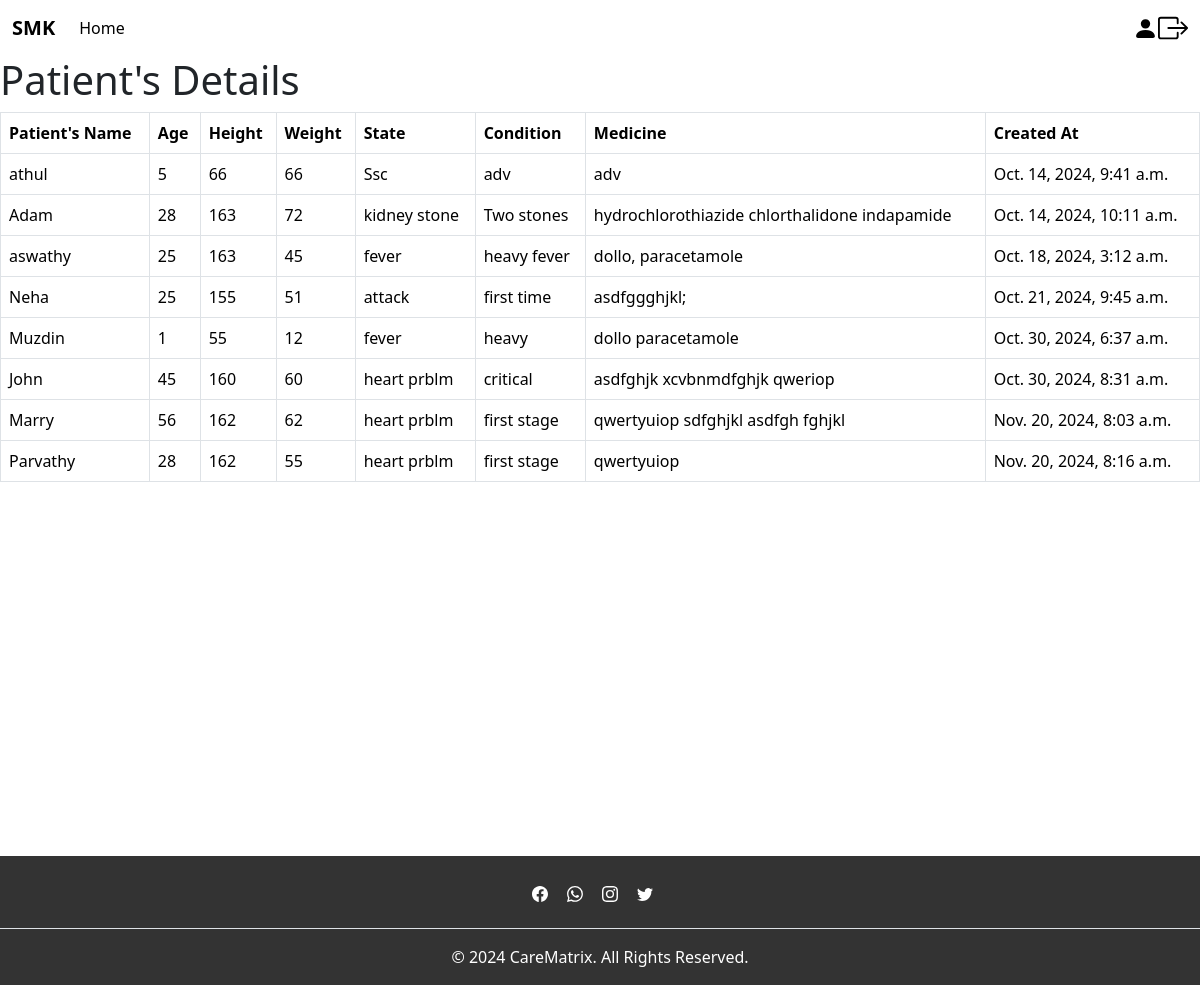
Before: /patient_details with the older database file.
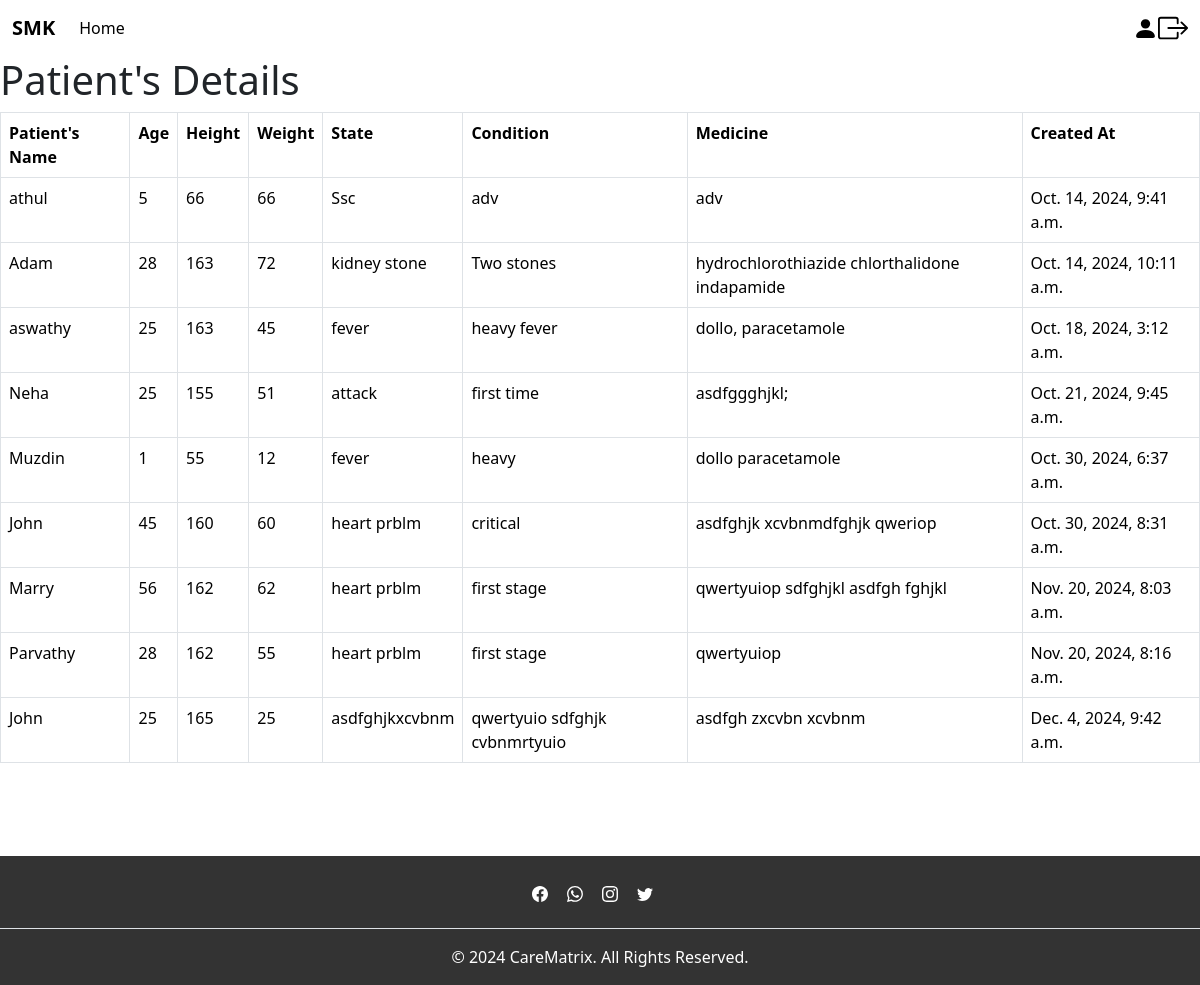
After: the same page with the newer database file.
### app/models.py (models this page shows, shortened)
class PatientConsultation(models.Model):
    doctor = models.ForeignKey(CustomUser, on_delete=models.CASCADE, related_name='consultations_as_doctor')
    user_id = models.ForeignKey(CustomUser,on_delete=models.CASCADE, related_name='consultations_as_patient')
    name = models.CharField(max_length=100)
    age = models.IntegerField(validators=[MinValueValidator(0), MaxValueValidator(120)])
    height = models.IntegerField(null=True, validators=[MinValueValidator(0)])
    weight = models.IntegerField(validators=[MinValueValidator(0)])
    state = models.CharField(max_length=100)
    condition = models.TextField()
    medicine = models.TextField()
    created_at = models.DateTimeField(auto_now_add=True)
    status = models.CharField(null=True,blank=True,max_length=100)
    fees = models.DecimalField(max_digits=10, decimal_places=2, default=0.00)
    amount = models.DecimalField(max_digits=10, decimal_places=2, default=0.00)
    commission = models.DecimalField(max_digits=10, decimal_places=2, default=0.00)

### app/views.py (the view)
# urls.py: path('patient_details',views.patient_details,name='patient_details'),
def patient_details(request):
    details = PatientConsultation.objects.all()
    return render(request,'admin/patient_details.html',{'details': details})

### template/admin/patient_details.html (shortened to what this page needs)
{% extends 'admin/base_admin.html' %}
{% block content %}
<div style="height: 100vh;">
<h1>Patient's Details</h1>
<table class="table table-bordered table-hover">
    <tr>
        <th>Patient's Name</th>
        <th>Age</th>
        <th>Height</th>
        <th>Weight</th>
        <th>State</th>
        <th>Condition</th>
        <th>Medicine</th>
        <th>Created At</th>
    </tr>
    {% for i in details %}
    <tr>
        <td>{{ i.name }}</td>
        <td>{{ i.age }}</td>
        <td>{{ i.height }}</td>
        <td>{{ i.weight }}</td>
        <td>{{ i.state }}</td>
        <td>{{ i.condition }}</td>
        <td>{{ i.medicine }}</td>
        <td>{{ i.created_at }}</td>
    </tr>
    {% endfor %}
</table>
</div>
{% endblock %}

Changed rows visible on the page:
added PatientConsultation: name "John", age "25", height "165", weight "25", state "asdfghjkxcvbnm", condition "qwertyuio sdfghjk cvbnmrtyuio", medicine "asdfgh zxcvbn xcvbnm", created_at "Dec. 4, 2024, 9:42 a.m."
